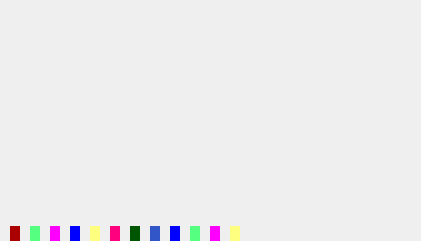
   <widget class="QWidget" name="widget_4" native="true">
    <property name="geometry">
     <rect>
      <x>470</x>
      <y>590</y>
      <width>421</width>
      <height>241</height>
     </rect>
    </property>
    <property name="styleSheet">
     <string notr="true">QWidget  #widget_4 {
border: 1px solid #bbb;
}</string>
    </property>
    <widget class="QSlider" name="size1">
     <property name="geometry">
      <rect>
       <x>10</x>
       <y>20</y>
       <width>10</width>
       <height>221</height>
      </rect>
     </property>
     <property name="styleSheet">
      <string notr="true">QSlider::groove:vertical {
border: 0px
}

QSlider::add-page:vertical {

	background-color: rgb(170, 0, 0);

}

</string>
     </property>
     <property name="maximum">
      <number>127</number>
     </property>
     <property name="value">
      <number>10</number>
     </property>
     <property name="orientation">
      <enum>Qt::Vertical</enum>
     </property>
     <property name="invertedAppearance">
      <bool>false</bool>
     </property>
     <property name="invertedControls">
      <bool>false</bool>
     </property>
    </widget>
    <widget class="QSlider" name="size2">
     <property name="geometry">
      <rect>
       <x>70</x>
       <y>20</y>
       <width>10</width>
       <height>221</height>
      </rect>
     </property>
     <property name="styleSheet">
      <string notr="true">QSlider::groove:vertical {
border: 0px
}

QSlider::add-page:vertical {
	background-color: rgb(0, 0, 255);
}

</string>
     </property>
     <property name="maximum">
      <number>127</number>
     </property>
     <property name="value">
      <number>10</number>
     </property>
     <property name="orientation">
      <enum>Qt::Vertical</enum>
     </property>
     <property name="invertedAppearance">
      <bool>false</bool>
     </property>
     <property name="invertedControls">
      <bool>false</bool>
     </property>
    </widget>
    <widget class="QSlider" name="x1">
     <property name="geometry">
      <rect>
       <x>30</x>
       <y>20</y>
       <width>10</width>
       <height>221</height>
      </rect>
     </property>
     <property name="styleSheet">
      <string notr="true">QSlider::groove:vertical {
border: 0px
}

QSlider::add-page:vertical {
	background-color: rgb(85, 255, 127);

}

</string>
     </property>
     <property name="maximum">
      <number>127</number>
     </property>
     <property name="value">
      <number>10</number>
     </property>
     <property name="orientation">
      <enum>Qt::Vertical</enum>
     </property>
     <property name="invertedAppearance">
      <bool>false</bool>
     </property>
     <property name="invertedControls">
      <bool>false</bool>
     </property>
    </widget>
    <widget class="QSlider" name="y1">
     <property name="geometry">
      <rect>
       <x>50</x>
       <y>20</y>
       <width>10</width>
       <height>221</height>
      </rect>
     </property>
     <property name="styleSheet">
      <string notr="true">QSlider::groove:vertical {
border: 0px
}

QSlider::add-page:vertical {
	background-color: rgb(255, 0, 255);

}

</string>
     </property>
     <property name="maximum">
      <number>127</number>
     </property>
     <property name="value">
      <number>10</number>
     </property>
     <property name="orientation">
      <enum>Qt::Vertical</enum>
     </property>
     <property name="invertedAppearance">
      <bool>false</bool>
     </property>
     <property name="invertedControls">
      <bool>false</bool>
     </property>
    </widget>
    <widget class="QSlider" name="x2">
     <property name="geometry">
      <rect>
       <x>90</x>
       <y>20</y>
       <width>10</width>
       <height>221</height>
      </rect>
     </property>
     <property name="styleSheet">
      <string notr="true">QSlider::groove:vertical {
border: 0px
}

QSlider::add-page:vertical {
	background-color: rgb(255, 255, 127);

}

</string>
     </property>
     <property name="maximum">
      <number>127</number>
     </property>
     <property name="value">
      <number>10</number>
     </property>
     <property name="orientation">
      <enum>Qt::Vertical</enum>
     </property>
     <property name="invertedAppearance">
      <bool>false</bool>
     </property>
     <property name="invertedControls">
      <bool>false</bool>
     </property>
    </widget>
    <widget class="QSlider" name="y2">
     <property name="geometry">
      <rect>
       <x>110</x>
       <y>20</y>
       <width>10</width>
       <height>221</height>
      </rect>
     </property>
     <property name="styleSheet">
      <string notr="true">QSlider::groove:vertical {
border: 0px
}

QSlider::add-page:vertical {
	background-color: rgb(255, 0, 127);
}

</string>
     </property>
     <property name="maximum">
      <number>127</number>
     </property>
     <property name="value">
      <number>10</number>
     </property>
     <property name="orientation">
      <enum>Qt::Vertical</enum>
     </property>
     <property name="invertedAppearance">
      <bool>false</bool>
     </property>
     <property name="invertedControls">
      <bool>false</bool>
     </property>
    </widget>
    <widget class="QSlider" name="avgVel">
     <property name="geometry">
      <rect>
       <x>130</x>
       <y>20</y>
       <width>10</width>
       <height>221</height>
      </rect>
     </property>
     <property name="styleSheet">
      <string notr="true">QSlider::groove:vertical {
border: 0px
}

QSlider::add-page:vertical {
	background-color: rgb(0, 85, 0);

}

</string>
     </property>
     <property name="maximum">
      <number>127</number>
     </property>
     <property name="value">
      <number>10</number>
     </property>
     <property name="orientation">
      <enum>Qt::Vertical</enum>
     </property>
     <property name="invertedAppearance">
      <bool>false</bool>
     </property>
     <property name="invertedControls">
      <bool>false</bool>
     </property>
    </widget>
    <widget class="QSlider" name="numPixels">
     <property name="geometry">
      <rect>
       <x>150</x>
       <y>20</y>
       <width>10</width>
       <height>221</height>
      </rect>
     </property>
     <property name="styleSheet">
      <string notr="true">QSlider::groove:vertical {
border: 0px
}

QSlider::add-page:vertical {
	background-color: rgb(50, 85, 200);

}

</string>
     </property>
     <property name="maximum">
      <number>127</number>
     </property>
     <property name="value">
      <number>10</number>
     </property>
     <property name="orientation">
      <enum>Qt::Vertical</enum>
     </property>
     <property name="invertedAppearance">
      <bool>false</bool>
     </property>
     <property name="invertedControls">
      <bool>false</bool>
     </property>
    </widget>
    <widget class="QSlider" name="size2_2">
     <property name="geometry">
      <rect>
       <x>170</x>
       <y>20</y>
       <width>10</width>
       <height>221</height>
      </rect>
     </property>
     <property name="styleSheet">
      <string notr="true">QSlider::groove:vertical {
border: 0px
}

QSlider::add-page:vertical {
	background-color: rgb(0, 0, 255);
}

</string>
     </property>
     <property name="maximum">
      <number>127</number>
     </property>
     <property name="value">
      <number>10</number>
     </property>
     <property name="orientation">
      <enum>Qt::Vertical</enum>
     </property>
     <property name="invertedAppearance">
      <bool>false</bool>
     </property>
     <property name="invertedControls">
      <bool>false</bool>
     </property>
    </widget>
    <widget class="QSlider" name="x1_2">
     <property name="geometry">
      <rect>
       <x>190</x>
       <y>20</y>
       <width>10</width>
       <height>221</height>
      </rect>
     </property>
     <property name="styleSheet">
      <string notr="true">QSlider::groove:vertical {
border: 0px
}

QSlider::add-page:vertical {
	background-color: rgb(85, 255, 127);

}

</string>
     </property>
     <property name="maximum">
      <number>127</number>
     </property>
     <property name="value">
      <number>10</number>
     </property>
     <property name="orientation">
      <enum>Qt::Vertical</enum>
     </property>
     <property name="invertedAppearance">
      <bool>false</bool>
     </property>
     <property name="invertedControls">
      <bool>false</bool>
     </property>
    </widget>
    <widget class="QSlider" name="y1_2">
     <property name="geometry">
      <rect>
       <x>210</x>
       <y>20</y>
       <width>10</width>
       <height>221</height>
      </rect>
     </property>
     <property name="styleSheet">
      <string notr="true">QSlider::groove:vertical {
border: 0px
}

QSlider::add-page:vertical {
	background-color: rgb(255, 0, 255);

}

</string>
     </property>
     <property name="maximum">
      <number>127</number>
     </property>
     <property name="value">
      <number>10</number>
     </property>
     <property name="orientation">
      <enum>Qt::Vertical</enum>
     </property>
     <property name="invertedAppearance">
      <bool>false</bool>
     </property>
     <property name="invertedControls">
      <bool>false</bool>
     </property>
    </widget>
    <widget class="QSlider" name="x2_2">
     <property name="geometry">
      <rect>
       <x>230</x>
       <y>20</y>
       <width>10</width>
       <height>221</height>
      </rect>
     </property>
     <property name="styleSheet">
      <string notr="true">QSlider::groove:vertical {
border: 0px
}

QSlider::add-page:vertical {
	background-color: rgb(255, 255, 127);

}

</string>
     </property>
     <property name="maximum">
      <number>127</number>
     </property>
     <property name="value">
      <number>10</number>
     </property>
     <property name="orientation">
      <enum>Qt::Vertical</enum>
     </property>
     <property name="invertedAppearance">
      <bool>false</bool>
     </property>
     <property name="invertedControls">
      <bool>false</bool>
     </property>
    </widget>
   </widget>
